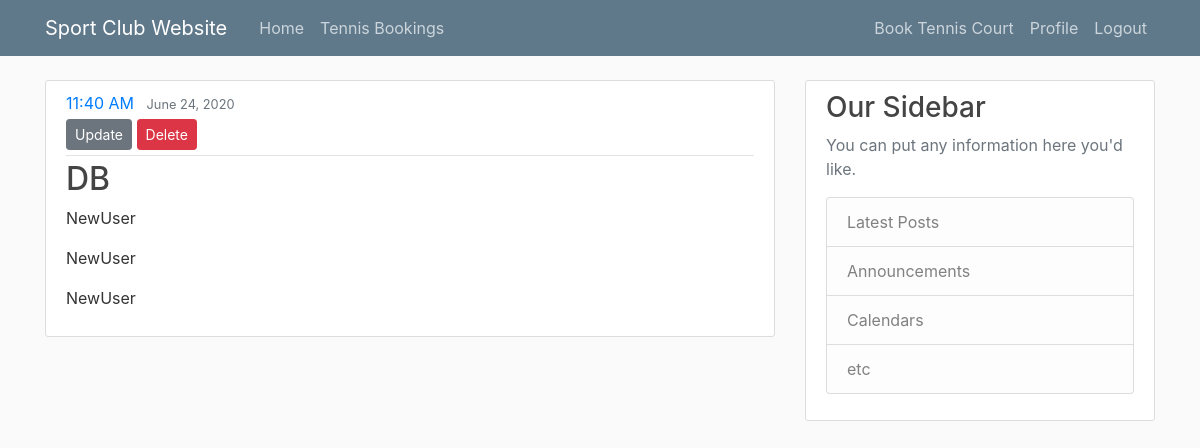
Screenshot of /bookings/tennis/18/ (signed in) with the database file from the repository.
### bookings/models.py (models this page shows, shortened)
class courtBooking(models.Model):
    sportChoice = [
        ('TN', 'Tennis'),
        ('SQ', 'Squash'),
        ('BP', 'Badminton / Pickleball'),
        ('PT', 'Platform Tennis'),
    ]
    cTime = [
        ('5:40 AM', '5:40 AM'),
        ('6:00 AM', '6:00 AM'),
        ('6:20 AM', '6:20 AM'),
        ('7:00 AM', '7:00 AM'),
        ('7:40 AM', '7:40 AM'),
        ('8:00 AM', '8:00 AM'),
        ('8:20 AM', '8:20 AM'),
        ('9:00 AM', '9:00 AM'),
        ('9:40 AM', '9:40 AM'),
        ('10:00 AM', '10:00 AM'),
        ('10:20 AM', '10:20 AM'),
        ('11:00 AM', '11:00 AM'),
        ('11:40 AM', '11:40 AM'),
        ('12:00 PM', '12:00 PM'),
        ('12:15 PM', '12:15 PM'),
        ('12:20 PM', '12:20 PM'),
        ('1:00 PM', '1:00 PM'),
        ('1:15 PM', '1:15 PM'),
        ('1:40 PM', '1:40 PM'),
        ('2:00 PM', '2:00 PM'),
        ('2:15 PM', '2:15 PM'),
        ('2:20 PM', '2:20 PM'),
        ('3:00 PM', '3:00 PM'),
        ('3:30 PM', '3:30 PM'),
        ('3:40 PM', '3:40 PM'),
        ('4:00 PM', '4:00 PM'),
        ('4:20 PM', '4:20 PM'),
        ('4:30 PM', '4:30 PM'),
        ('5:00 PM', '5:00 PM'),
        ('5:30 PM', '5:30 PM'),
        ('5:40 PM', '5:40 PM'),
        ('6:00 PM', '6:00 PM'),
        ('6:20 PM', '6:20 PM'),
        ('6:30 PM', '6:30 PM'),
        ('7:00 PM', '7:00 PM'),
        ('7:30 PM', '7:30 PM'),
        ('7:40 PM', '7:40 PM'),
        ('8:00 PM', '8:00 PM'),
        ('8:20 PM', '8:20 PM'),
        ('8:30 PM', '8:30 PM'),
        ('9:00 PM', '9:00 PM'),
        ('9:30 PM', '9:30 PM'),
        ('9:40 PM', '9:40 PM'),
    ]
    sport = models.CharField(max_length=2, choices=sportChoice)
    courtDate = models.DateField(default=timezone.now)
    courtTime = models.CharField(max_length=8, choices=cTime)
    courtLocation = models.CharField(max_length=3, choices=[('B&R', 'B&R'), ('UCC', 'UCC')])
    courtNumber = models.CharField(max_length=1, choices=[
        ('1', 'Court 1'),
        ('2', 'Court 2'),
        ('3', 'Court 3'),
        ('4', 'Court 4')
    ])
    courtPlay = models.CharField(max_length=2, choices=[('SN', 'Singles'), ('DB', 'Doubles')])
    player1 = models.ManyToManyField(User, related_name='player1')
    player2 = models.ManyToManyField(User, related_name='player2')
    player3 = models.ManyToManyField(User, related_name='player3', blank=True)
    player4 = models.ManyToManyField(User, related_name='player4', blank=True)
    comments = models.TextField(max_length=200)
    author = models.ForeignKey(User, on_delete=models.CASCADE)
    '''
    Notification Emails - Y/N that automates sending emails based off any changes

    Ideally would like to change court numbers based off sport and location...may be a front-end script
    where if 'value' from element is selected, adjust options for certain other form field.

    TODO - To display data from models as a calendar
    This may only be good as a Program Registration Calendar and not particularly a Daily Court Booking
    Schedule

    https://www.huiwenteo.com/normal/2018/07/24/django-calendar.html
    https://medium.com/@unionproject88/django-and-python-calendar-e647a8eccff6


    TODO - To display Court Booking Schedule in Hourly format

    TODO - Set limits on hours a court can be booked

    Provide the choices I have but if I need to refer to it, will have to convert it to a datetimeobject using strptime()


    '''

### bookings/views.py (the view)
# urls.py: path('tennis/<int:pk>/', TennisDetailView.as_view(), name='detail-tennis'),
class TennisDetailView(LoginRequiredMixin, DetailView):
    model = courtBooking

### bookings/templates/bookings/courtBooking_detail.html (shortened to what this page needs)
{% extends "members/base.html" %}
{% block content %}
        <article class="media content-section">
          <div class="media-body">
            <div class="article-metadata">
              <a class="mr-2" href="#">{{ object.courtTime }}</a>
              <small class="text-muted">{{ object.courtDate|date:"F d, Y" }}</small>
              {% if object.author == user %}
                <div>
                  <a class="btn btn-secondary btn-sm mt-1 mb-1" href="{% url 'update-tennis' object.id %}">Update</a>
                  <a class="btn btn-danger btn-sm mt-1 mb-1" href="{% url 'delete-tennis' object.id %}">Delete</a>
                </div>
              {% endif %}
            </div>
            <h2><a class="article-title" href="#">{{ object.courtPlay }}</a></h2>
            {% for player in object.player1.all %}
              <p class="article-content">{{ player }}</p>
            {% endfor %}
            {% for player in object.player2.all %}
              <p class="article-content">{{ player }}</p>
            {% endfor %}
            {% for player in object.player3.all %}
              <p class="article-content">{{ player }}</p>
            {% endfor %}
          </div>
        </article>
{% endblock content %}

### members/static/members/main.css (style rules this page uses)
body { background: #fafafa; color: #333333; margin-top: 5rem; }
h1, h2, h3, h4, h5, h6 { color: #444444; }
.content-section { background: #ffffff; padding: 10px 20px; border: 1px solid #dddddd; border-radius: 3px; margin-bottom: 20px; }
.article-title { color: #444444; }
.article-content { white-space: pre-line; }
.article-metadata { padding-bottom: 1px; margin-bottom: 4px; border-bottom: 1px solid #e3e3e3 }

### rows the page displays
courtBooking: courtTime "11:40 AM", courtDate "June 24, 2020", courtPlay "DB"

### other values shown
{{ player }} "NewUser"
